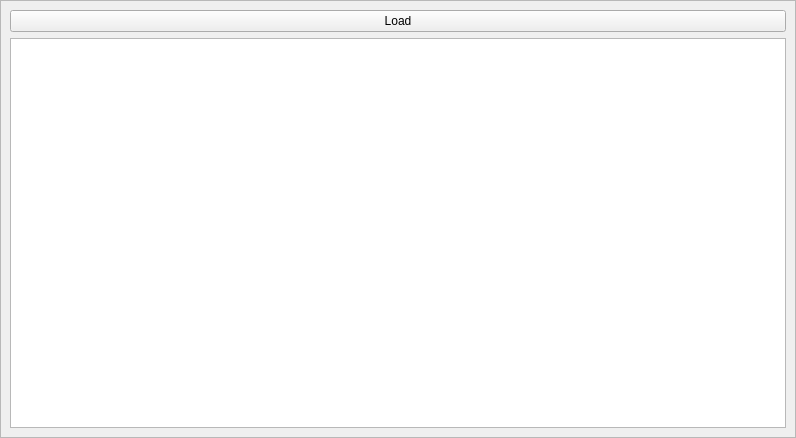
<?xml version="1.0" encoding="UTF-8"?>
<ui version="4.0">
 <class>Form</class>
 <widget class="QWidget" name="Form">
  <property name="geometry">
   <rect>
    <x>0</x>
    <y>0</y>
    <width>796</width>
    <height>438</height>
   </rect>
  </property>
  <property name="windowTitle">
   <string>Form</string>
  </property>
  <layout class="QVBoxLayout" name="verticalLayout">
   <property name="spacing">
    <number>0</number>
   </property>
   <property name="leftMargin">
    <number>0</number>
   </property>
   <property name="topMargin">
    <number>0</number>
   </property>
   <property name="rightMargin">
    <number>0</number>
   </property>
   <property name="bottomMargin">
    <number>0</number>
   </property>
   <item>
    <widget class="QFrame" name="frame">
     <property name="frameShape">
      <enum>QFrame::StyledPanel</enum>
     </property>
     <property name="frameShadow">
      <enum>QFrame::Raised</enum>
     </property>
     <layout class="QVBoxLayout" name="verticalLayout_2">
      <item>
       <widget class="QPushButton" name="bigButton">
        <property name="text">
         <string>Load</string>
        </property>
       </widget>
      </item>
      <item>
       <widget class="QTableWidget" name="tableWidget"/>
      </item>
     </layout>
    </widget>
   </item>
  </layout>
 </widget>
 <resources/>
 <connections/>
</ui>
